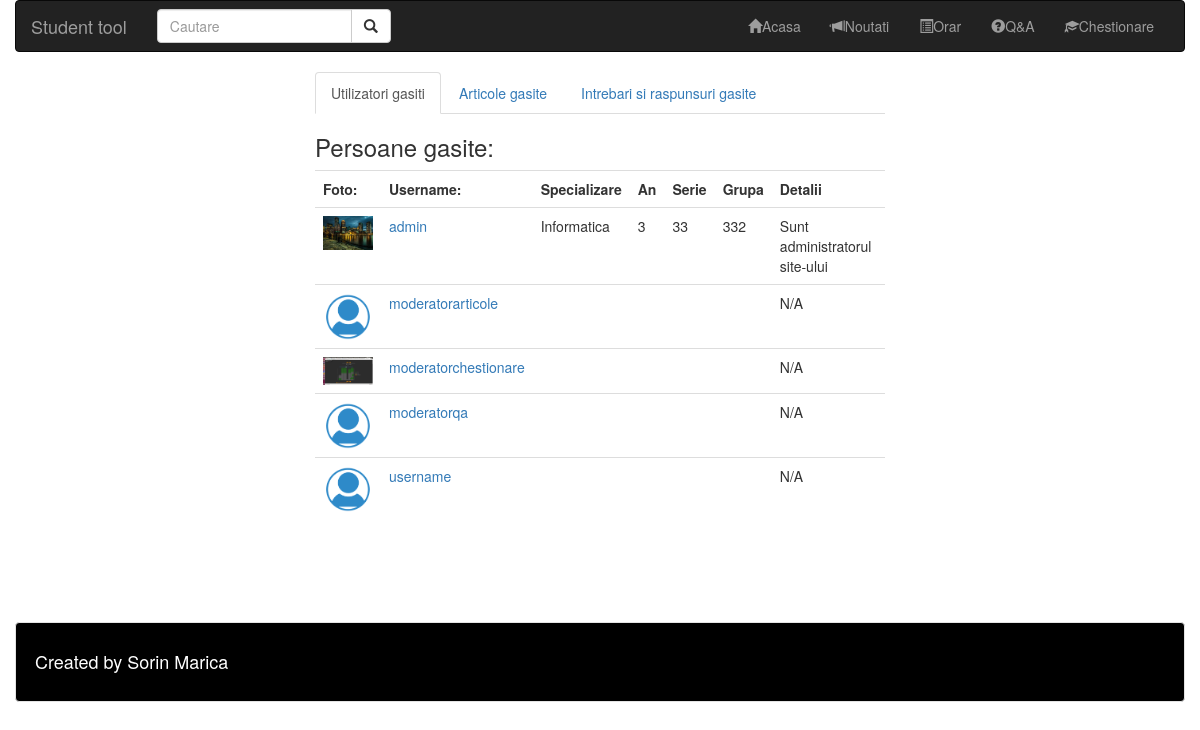
/cautare.php, run on the app's committed database.
### tables this page shows
CREATE TABLE `utilizatori` (
  `user_id` int(6) NOT NULL,
  `username` varchar(50) NOT NULL,
  `password` varchar(50) NOT NULL,
  `mail` varchar(50) NOT NULL,
  `poza` varchar(150) NOT NULL DEFAULT 'uploads/user.png',
  `grupa` varchar(30) NOT NULL DEFAULT '-1',
  `detalii` text,
  `publicmail` int(1) NOT NULL DEFAULT '-1',
  `github` varchar(150) DEFAULT NULL
);

CREATE TABLE `specializare` (
  `id` int(11) NOT NULL,
  `nume` varchar(100) NOT NULL,
  `id_facultate` int(11) DEFAULT NULL
);

CREATE TABLE `grupa` (
  `id` int(11) NOT NULL,
  `nume` varchar(100) NOT NULL,
  `serie` varchar(100) NOT NULL,
  `an` varchar(100) NOT NULL,
  `specializare` varchar(100) NOT NULL,
  `image` varchar(100) NOT NULL DEFAULT '../images/emptyorar.png'
);

### phplib/usersactions.php (the view, shortened to what this page needs)
<?php
	function searchuser($info,$page,$numrows)
	{
		$info='%'.$info.'%';
		$conn=connect();
		$top=($page-1)*10;
		$sql=$conn->prepare("SELECT u.username,u.poza,s.nume,g.nume,u.detalii,g.serie,g.an FROM utilizatori u LEFT OUTER JOIN grupa g ON (g.id=u.grupa) LEFT OUTER JOIN specializare s ON (s.id=g.specializare) WHERE u.username LIKE ? OR (u.mail LIKE ? and u.publicmail=1) OR u.detalii LIKE ? LIMIT ?,?");
		$sql->bind_param("sssss",$info,$info,$info,$top,$numrows);
        if (!$sql->execute())
        {
            $sql->close();
            $conn->close();
            die("Query error2 <button class=\"btn btn-default\" onclick=\"history.go(-1);\">Inapoi </button>");
            return false;
        }
		$sql->store_result();
		$nr2=$sql->num_rows;
		$sql->bind_result($uname,$poza,$spec,$grup,$deta,$serie,$an);
		if ($nr2>0)
		{
			echo '<h3>Persoane gasite:</h3><div class="table-responsive"><table align="center" class="table"><tr><th>Foto:</th><th>Username:</th><th>Specializare</th><th>An</th><th>Serie</th><th>Grupa</th><th>Detalii</th>';
			while ($sql->fetch())
			{
				if (empty($deta))
					$deta='N/A';
				echo '<tr><td><img width="50px" src="'.htmlspecialchars($poza).'" alt="'.htmlspecialchars($uname).'"></td><td><a href="user.php?username='.htmlspecialchars($uname).'">'.htmlspecialchars($uname).'</a></td><td>'.htmlspecialchars($spec).'</td><td>'.htmlspecialchars($an).'</td><td>'.htmlspecialchars($serie).'</td><td>'.htmlspecialchars($grup).'</td><td>'.htmlspecialchars($deta).'</td></tr>';
			}
			echo '</table></div><br>';
		}
		else
			echo '<h3>Nu au fost gasite rezultate :( </h3>';
		echo '<br>';
	}
?>

### cautare.php (shortened to what this page needs)
<!DOCTYPE html>
<html>
<head><title>Cautare</title><meta name="viewport" content="width=device-width, initial-scale=1.0">
    <link rel="stylesheet" href="styles/bs/css/bootstrap.min.css">
</head>
<body>
<div class="container-fluid">
<?php
	include_once 'phplib/usersactions.php';
?>
    <nav class="navbar navbar-inverse">
        <div class="container-fluid">
            <div class="navbar-header">
                <a class="navbar-brand" href="#"><div draggable="true" ondrag="blush(event)">Student tool</div></a>
            </div>
            <div id="navbar" class="navbar-collapse collapse">
                <form action="cautare.php" method="GET" class="navbar-form navbar-left">
                    <div class="input-group">
                        <input name="info" type="text" class="form-control" placeholder="Cautare">
                        <div class="input-group-btn">
                            <button class="btn btn-default" type="submit">
                                <span class="glyphicon glyphicon-search"></span>
                            </button>
                        </div>
                    </div>
                </form>
                <ul class="nav navbar-nav navbar-right">
                    <li><a href="index.php"><span class="glyphicon glyphicon-home"></span>Acasa</a></li>
                    <li><a href="noutati.php"><span class="glyphicon glyphicon-bullhorn"></span>Noutati</a></li>
                    <li><a href="orar.php"><span class="glyphicon glyphicon-list-alt"></span>Orar</a></li>
                    <li class="dropdown"><a class="dropdown-toggle" data-toggle="dropdown" href="qanda.php"><span class="glyphicon glyphicon-question-sign"></span>Q&A</a>
                    </li>
                    <li class="dropdown"><a class="dropdown-toggle" data-toggle="dropdown" href="examen.php"><span class="glyphicon glyphicon-education"></span>Chestionare</a>
                    </li>
                </ul>
            </div>
        </div>
    </nav>
<?php
$info='';
?>
    <div class="row">
<section id="results" class="col-sm-6 col-sm-offset-3">
	<ul class="nav nav-tabs">
		<li class="active"><a data-toggle="tab" href="#users">Utilizatori gasiti</a></li>
		<li><a data-toggle="tab" href="#articole">Articole gasite</a></li>
		<li><a data-toggle="tab" href="#qa">Intrebari si raspunsuri gasite</a></li>
	</ul>
	<div class="tab-content">
		<div id="users" class="tab-pane fade in active">
			<?php
			searchuser($info,1,10);
			?>
		</div>
	</div>
</section>
    </div>
<footer class="well" style="margin-top:3em;background-color:black;color:white">
    <h4>Created by Sorin Marica</h4>
</footer>
</div>
</body>
</html>

### data on the page
utilizatori: poza (picture), username "admin", specializare.nume "Informatica", grupa.an "3", grupa.serie "33", grupa.nume "332", detalii "Sunt administratorul site-ului"
utilizatori: poza (placeholder picture), username "moderatorarticole", deta "N/A"
utilizatori: poza (picture), username "moderatorchestionare", deta "N/A"
utilizatori: poza (placeholder picture), username "moderatorqa", deta "N/A"
utilizatori: poza (placeholder picture), username "username", deta "N/A"
